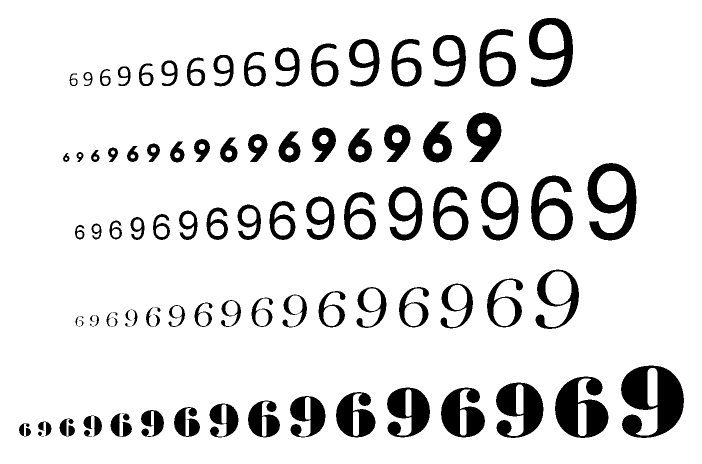
%> input picture Clasifica 69/test96.bmp, 1404 x 927 px (shown at 1/2 size)
$ octave Detecta_69.m   (GNU Octave 9; MATLAB toolbox functions it lacks are replaced by stand-ins)
%> lines starting %> are read from the running program, lines starting %| are printed output that depends on the picture; in (x1, y1, x2, y2) boxes, pixels count from 0 and x2, y2 are one past the last pixel; in counts of white or black regions, pixels touching at a corner belong together; the program's own positions count from 1
Imagen = imread('test96.bmp');
%> Imagen: size 927x1404 logical; 88.2% white; 101 black regions (10 under 20 px), largest, box (x1, y1, x2, y2) and area: (1242, 731, 1368, 876) 11088, (1110, 753, 1217, 876) 8033, (1175, 326, 1273, 481) 6710
Imagen = not(Imagen);
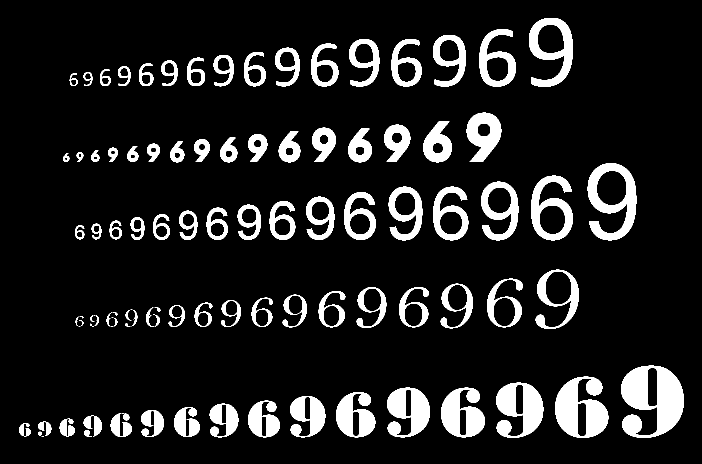
%> Imagen: size 927x1404 logical (shown at 1/2 size); 11.8% white; 101 white regions (10 under 20 px), largest, box (x1, y1, x2, y2) and area: (1242, 731, 1368, 876) 11088, (1110, 753, 1217, 876) 8033, (1175, 326, 1273, 481) 6710

Imagen = imdilate(Imagen, ones(3,3));
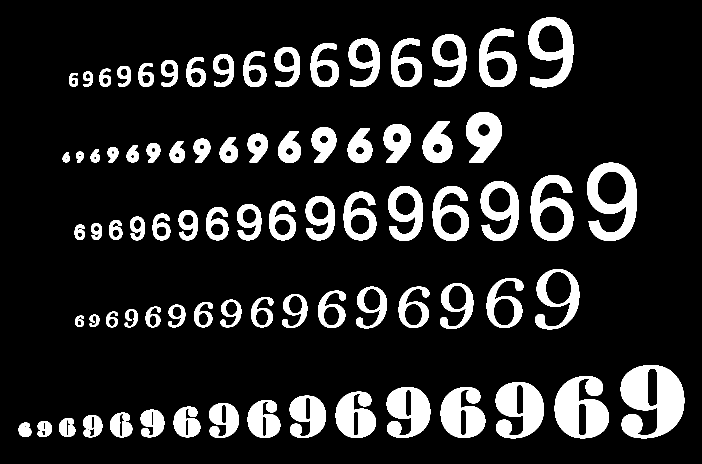
%> Imagen: size 927x1404 logical (shown at 1/2 size); 14.4% white; 80 white regions, largest, box (x1, y1, x2, y2) and area: (1241, 730, 1369, 877) 12086, (1109, 752, 1218, 877) 8857, (1174, 325, 1274, 482) 7708

%Mostrar imagen original
figure(1);
imshow(Imagen),title('Imagen original');

%Etiquetado de regiones 8 conexa
[L,n] = bwlabel(Imagen, 8);
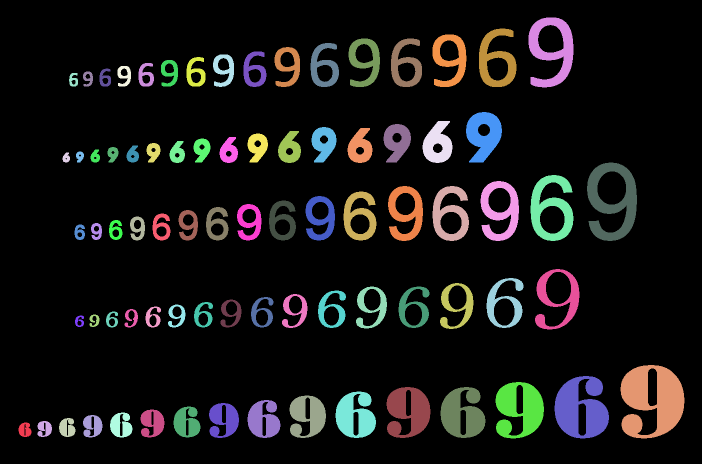
%> L: size 927x1404 double (shown at 1/2 size); 81 distinct labels, from 0 to 80; one colour per label, 0 black
%> n = 80

%Creamos vector para guardar las coordenadas del rectangulo que contiene la region actual
Region = zeros(1,4);

%No identificadas debido al tipo de fuente
%NO = [4 8 12 16 21 26 30 34 39 43 48 53 57 60 65 70];
pause;
for i=1:n
    %i = 4;
    %Region actual
    R = (L == i);
    %Caracteristicas de la region actual
    Cararct = regionprops(R, 'all');

    %Obtener las coordenadas del rectangulo que contiene la region actual
    Region(1,:) = [Cararct.BoundingBox];
    X = Region(1,1);
    Y = Region(1,2);
    Ancho = Region(1,3);
    Alto = Region(1,4);

    %Recortar la region de la imagen original
    Reg = imcrop(R, [X, Y, Ancho, Alto] );
    %Obtener la mitad superior de la region
    RegUp = imcrop(R, [X, Y, Ancho, Alto/2] );
    %Obtener la mitad inferior de la region
    RegDown = imcrop(R, [X, Y + Alto/2, Ancho, Alto/2]);

    figure(1)
    imshow(R),title(i);

    AreaUp = regionprops(RegUp, 'all');
    AreaDown = regionprops(RegDown, 'all');

%> (the run ends here)

$ run again, with Clasifica 69/nueve.bmp copied over Clasifica 69/test96.bmp
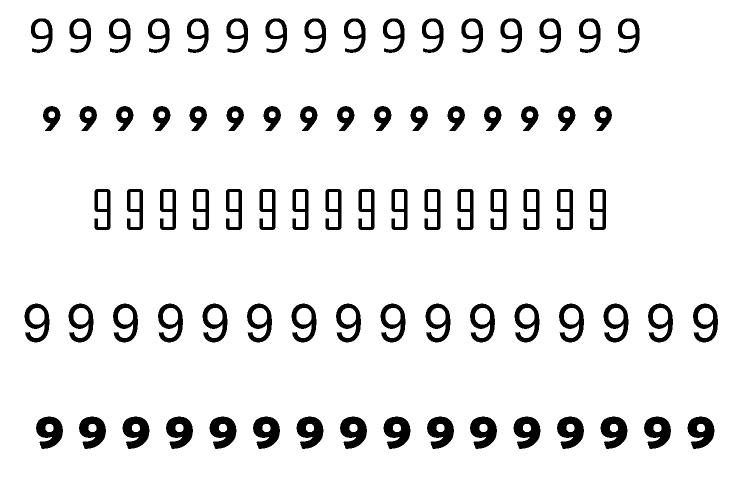
%> input picture Clasifica 69/nueve.bmp, 1470 x 970 px (shown at 1/2 size)
%> `[L,n] = bwlabel(Imagen, 8);`:
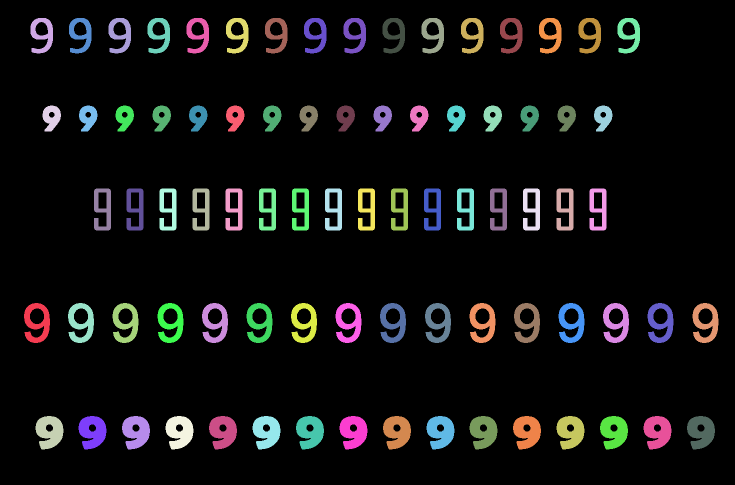
%> L: size 970x1470 double (shown at 1/2 size); 81 distinct labels, from 0 to 80; one colour per label, 0 black
%> n = 80

$ run again, with Clasifica 69/seis.bmp copied over Clasifica 69/test96.bmp
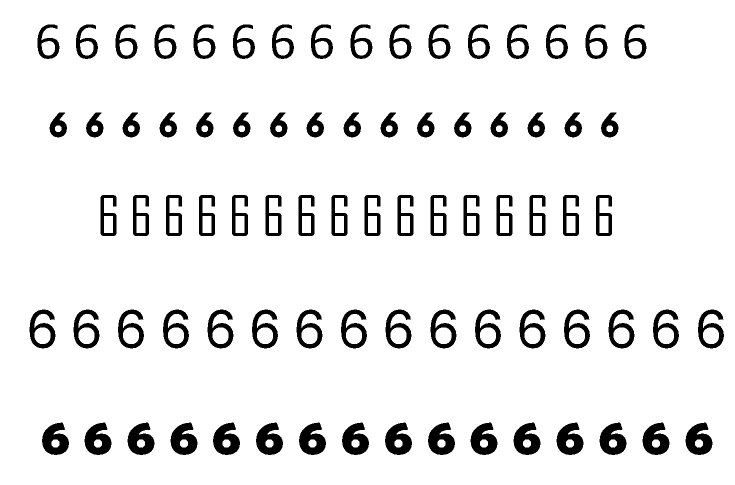
%> input picture Clasifica 69/seis.bmp, 1470 x 970 px (shown at 1/2 size)
%> `[L,n] = bwlabel(Imagen, 8);`:
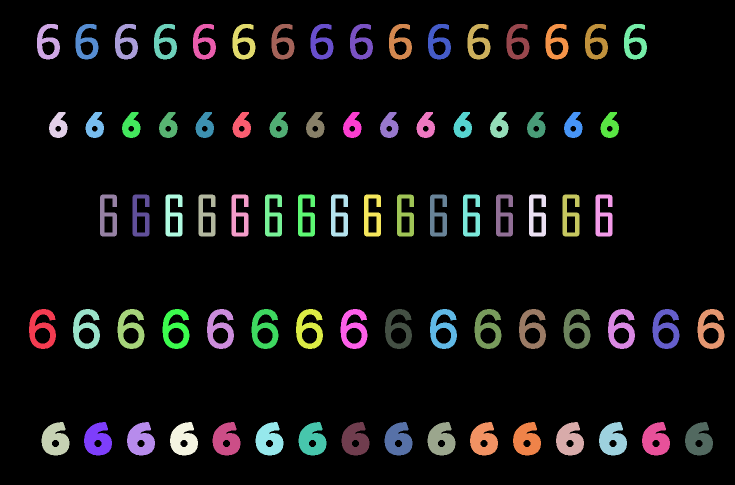
%> L: size 970x1470 double (shown at 1/2 size); 81 distinct labels, from 0 to 80; one colour per label, 0 black
%> n = 80
